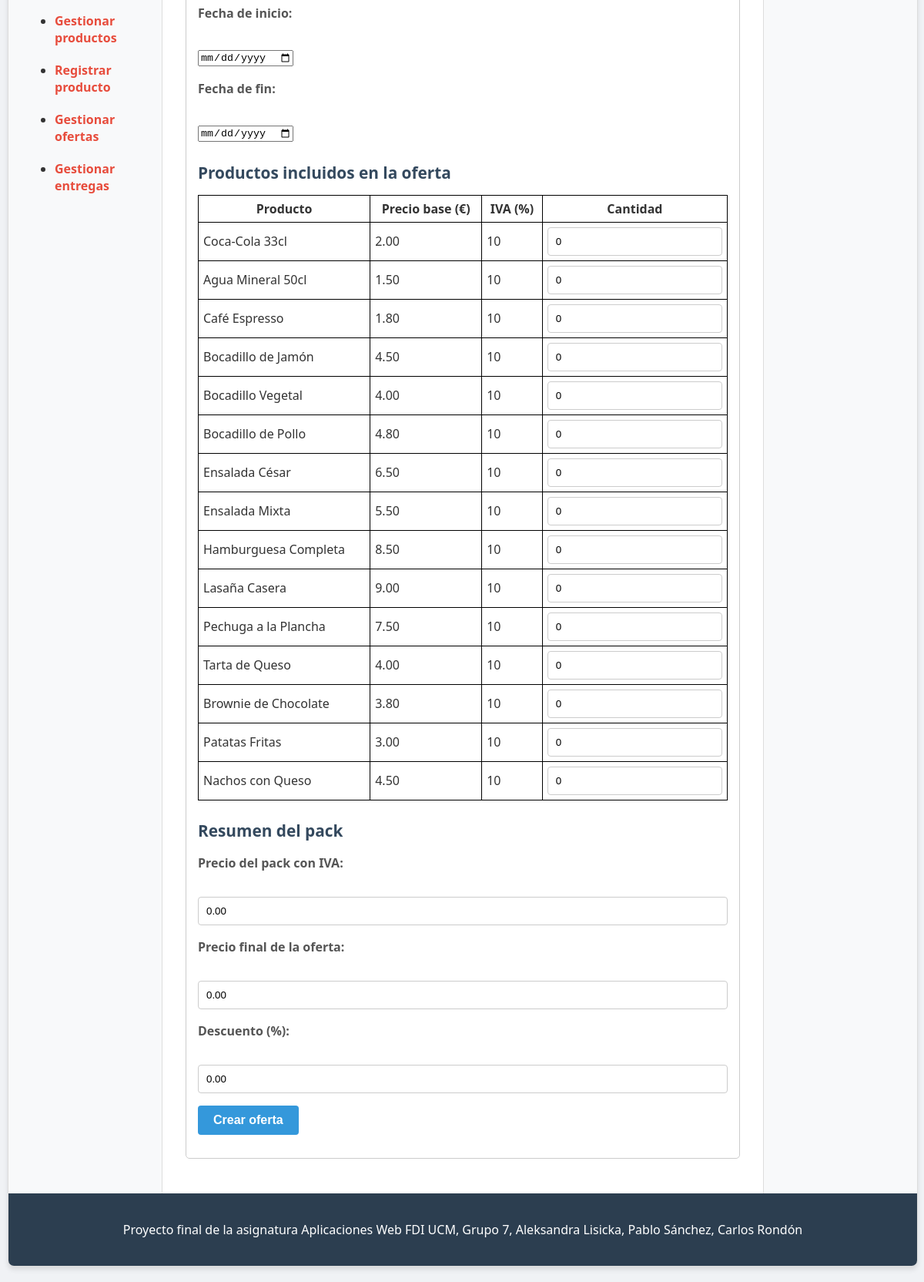
Page /ofertas/crearOferta.php (signed in, lower part) on the earlier database version.
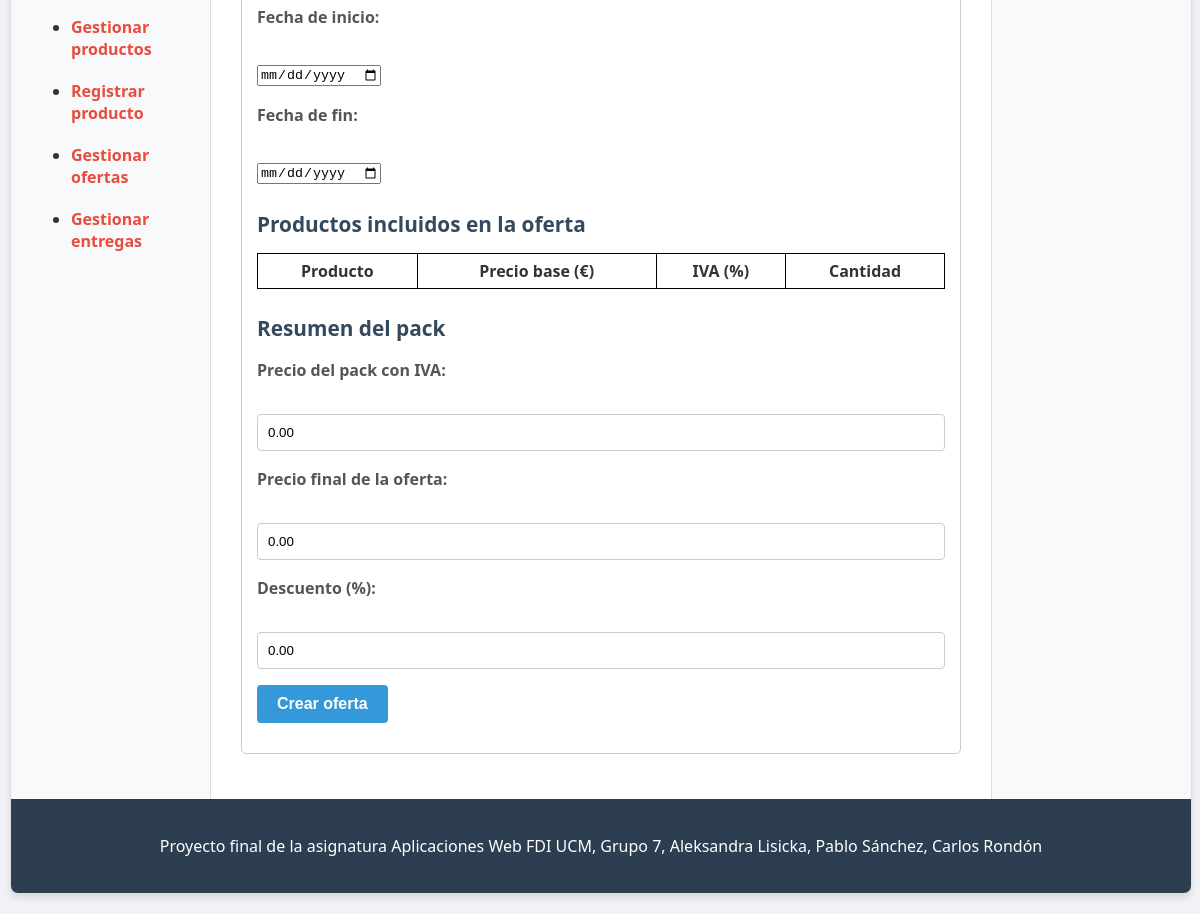
Same page on the later database version.
### tables this page shows
CREATE TABLE `productos` (
  `id`            INT(11)        NOT NULL AUTO_INCREMENT,
  `nombreProd`    VARCHAR(150)   NOT NULL,
  `descripcion`   TEXT           NOT NULL,
  `categoria_id`  INT(11)        NOT NULL,
  `precio`        DECIMAL(10,2)  NOT NULL,
  `iva`           ENUM('4','10','21') NOT NULL,
  `stock`         INT(11)        DEFAULT 0,
  `disponible`    TINYINT(1)     DEFAULT 1,
  `ofertado`      TINYINT(1)     DEFAULT 1,             
  `fechaCreacion` DATETIME       DEFAULT current_timestamp(),
  PRIMARY KEY (`id`),
  FOREIGN KEY (`categoria_id`) REFERENCES `categorias`(`id`)
);

### includes/clases/productos/Producto.php (called while the page is built, shortened)
<?php
class Producto {
    private $id;
    private $nombreProd;
    private $precio;
    private $iva;
    public function __construct($id, $nombreProd, $descripcion, $categoria_id, $precio, $iva, $stock, $disponible, $ofertado, $fechaCreacion, $rutaImagen = null) {
        $this->id = $id;
        $this->nombreProd = $nombreProd;
        $this->precio = $precio;
        $this->iva = $iva;
    }
    public function getId() {
        return $this->id;
    }
    public function getNombreProd() {
        return $this->nombreProd;
    }
    public function getPrecio() {
        return $this->precio;
    }
    public function getIva() {
        return $this->iva;
    }
    public static function listar($categoria) {
        $conn = Aplicacion::getInstance()->getConexionBd();
        if($categoria === 'Todos' || $categoria === '') {
            $sql = sprintf("SELECT p.*, pi.rutaImagen
                FROM productos p
                JOIN categorias c ON c.id = p.categoria_id
                JOIN producto_imagenes pi ON p.id = pi.producto_id
                GROUP BY p.id
                ORDER BY c.nombre
                ");
        }
        $rs = $conn->query($sql);
        $productos = [];
        if ($rs) {
            while ($fila = $rs->fetch_assoc()) {
                $productos[] = new Producto(
                    $fila['id'],
                    $fila['nombreProd'],
                    $fila['descripcion'],
                    $fila['categoria'] ?? null,
                    $fila['precio'],
                    $fila['iva'],
                    $fila['stock'],
                    $fila['disponible'],
                    $fila['ofertado'],
                    null,
                    $fila['rutaImagen']
                );
            }
        }
        return $productos;
    }
}

### includes/clases/ofertas/FormularioCrearOferta.php (the view, shortened to what the changed rows need)
<?php
class FormularioCrearOferta extends Formulario
{
    protected function generaCamposFormulario(&$datos)
    {
        $nombre = htmlspecialchars($datos['nombre'] ?? '');
        $descripcion = htmlspecialchars($datos['descripcion'] ?? '');
        $fechaInicio = htmlspecialchars($datos['fechaInicio'] ?? '');
        $fechaFin = htmlspecialchars($datos['fechaFin'] ?? '');
        $descuento = htmlspecialchars($datos['descuento'] ?? '');
        $precioFinal = htmlspecialchars($datos['precioFinal'] ?? '');
        $productos = Producto::listar('Todos');
        $filasProductos = '';
        if ($productos) {
            foreach ($productos as $producto) {
                $idProducto = (int)$producto->getId();
                $nombreProd = htmlspecialchars($producto->getNombreProd());
                $precio = number_format((float)$producto->getPrecio(), 2, '.', '');
                $iva = (int)$producto->getIva();
                $cantidad = isset($datos['cantidades'][$idProducto]) ? (int)$datos['cantidades'][$idProducto] : 0;
                $filasProductos .= <<<EOS
                <tr>
                    <td>{$nombreProd}</td>
                    <td>{$precio}</td>
                    <td>{$iva}</td>
                    <td>
                        <input type="number" name="cantidades[$idProducto]" class="cantidad-prod" data-precio="{$precio}" data-iva="{$iva}" min="0" value="{$cantidad}">
                    </td>
                </tr>
EOS;
            }
        }
        return <<<EOS
        <fieldset>
                <input type="text" name="nombre" id="nombre" value="{$nombre}" required>
                <textarea name="descripcion" id="descripcion" rows="4" cols="50">{$descripcion}</textarea>
                <input type="date" name="fechaInicio" id="fechaInicio" value="{$fechaInicio}" required>
                <input type="date" name="fechaFin" id="fechaFin" value="{$fechaFin}" required>
            <table class="tabla-ofertas">
                <thead>
                    <tr>
                        <th>Producto</th>
                        <th>Precio base (€)</th>
                        <th>IVA (%)</th>
                        <th>Cantidad</th>
                    </tr>
                </thead>
                <tbody>
                    $filasProductos
                </tbody>
            </table>
                <input type="number" step="0.01" min="0" name="precioFinal" id="precioFinal" value="{$precioFinal}">
                <input type="number" step="0.01" min="0" name="descuento" id="descuento" value="{$descuento}" readonly>
        </fieldset>
EOS;
    }
}

Differences in the rows shown:
no longer on this page (row edited): productos: nombreProd "Coca-Cola 33cl", precio "2.00", iva "10", id "0"
no longer on this page (row edited): productos: nombreProd "Agua Mineral 50cl", precio "1.50", iva "10", id "0"
no longer on this page (row edited): productos: nombreProd "Café Espresso", precio "1.80", iva "10", id "0"
no longer on this page (row edited): productos: nombreProd "Bocadillo de Jamón", precio "4.50", iva "10", id "0"
no longer on this page (row edited): productos: nombreProd "Bocadillo Vegetal", precio "4.00", iva "10", id "0"
no longer on this page (row edited): productos: nombreProd "Bocadillo de Pollo", precio "4.80", iva "10", id "0"
no longer on this page (row edited): productos: nombreProd "Ensalada César", precio "6.50", iva "10", id "0"
no longer on this page (row edited): productos: nombreProd "Ensalada Mixta", precio "5.50", iva "10", id "0"
no longer on this page (row edited): productos: nombreProd "Hamburguesa Completa", precio "8.50", iva "10", id "0"
no longer on this page (row edited): productos: nombreProd "Lasaña Casera", precio "9.00", iva "10", id "0"
no longer on this page (row edited): productos: nombreProd "Pechuga a la Plancha", precio "7.50", iva "10", id "0"
no longer on this page (row edited): productos: nombreProd "Tarta de Queso", precio "4.00", iva "10", id "0"
no longer on this page (row edited): productos: nombreProd "Brownie de Chocolate", precio "3.80", iva "10", id "0"
no longer on this page (row edited): productos: nombreProd "Patatas Fritas", precio "3.00", iva "10", id "0"
no longer on this page (row edited): productos: nombreProd "Nachos con Queso", precio "4.50", iva "10", id "0"
